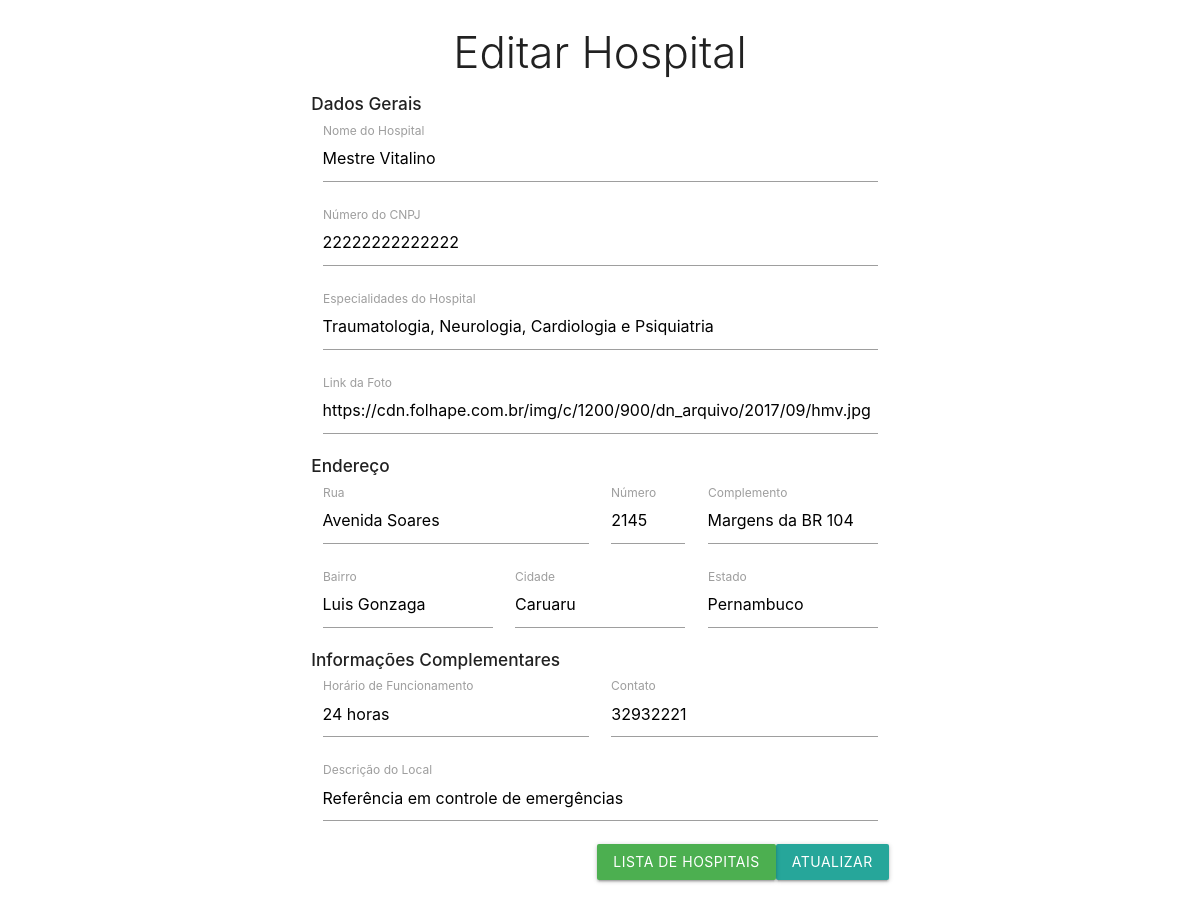
/View/editar-hospital.php?id=1, run on the app's committed database.
### tables this page shows
CREATE TABLE `hospital` (
  `id` int NOT NULL,
  `hospital_cnpj` varchar(14) NOT NULL,
  `hospital_name` varchar(255) NOT NULL,
  `hospital_specialty` varchar(255) NOT NULL,
  `hospital_image` varchar(255) NOT NULL,
  `hospital_address_street` varchar(255) NOT NULL,
  `hospital_address_number` int DEFAULT NULL,
  `hospital_address_complementary` varchar(255) NOT NULL,
  `hospital_address_district` varchar(255) NOT NULL,
  `hospital_address_city` varchar(255) NOT NULL,
  `hospital_address_state` varchar(255) NOT NULL,
  `hospital_description` text NOT NULL,
  `hospital_contact` varchar(11) NOT NULL,
  `hospital_office_hours` varchar(255) NOT NULL
);

### View/editar-hospital.php (the view, shortened to what this page needs)
<html lang="en">
<head>
    <link rel="stylesheet" href="https://cdnjs.cloudflare.com/ajax/libs/materialize/1.0.0/css/materialize.min.css">
</head>
<body>
    <?php
    include_once '../Model/db-connect.php';
    if(isset($_GET['id'])):
        $id = mysqli_escape_string($connect, $_GET['id']);
        $sql = "SELECT * FROM hospital WHERE id = '$id'";
        $resultado = mysqli_query($connect, $sql);
        $dateHospital = mysqli_fetch_array($resultado);
    endif;
    ?>
    <div class="row">
        <div class="col s12 m6 push-m3">
            <h3 class="light center"> Editar Hospital </h3>
            <form action="../Controller/update-hospital.php" method="post">
                <h6 class="light"> <strong> Dados Gerais </strong> </h6>
                <div class="input-field col s12">
                    <input type="text" name="hospital_name" value="<?php echo $dateHospital['hospital_name'];?>" id="hospital_name" required>
                    <label for="hospital_name"> Nome do Hospital </label>
                </div>
                <div class="input-field col s12">
                    <input type="text" name="hospital_cnpj" value="<?php echo $dateHospital['hospital_cnpj'];?>" id="hospital_cnpj" required>
                    <label for="hospital_cnpj"> Número do CNPJ </label>
                </div>
                <div class="input-field col s12">
                    <input type="text" name="hospital_specialty" value="<?php echo $dateHospital['hospital_specialty'];?>" id="hospital_specialty" required>
                    <label for="hospital_specialty"> Especialidades do Hospital </label>
                </div>
                <div class="input-field col s12">
                    <input type="text" name="hospital_image" value="<?php echo $dateHospital['hospital_image'];?>" id="hospital_image" required>
                    <label for="hospital_image"> Link da Foto </label>
                </div>
                <h6 class="light"> <strong> Endereço </strong> </h6>
                <div class="input-field col s6">
                    <input type="text" name="hospital_address_street" value="<?php echo $dateHospital['hospital_address_street'];?>" id="hospital_address_street" required>
                    <label for="hospital_address_street"> Rua </label>
                </div>
                <div class="input-field col s2">
                    <input type="number" name="hospital_address_number" value="<?php echo $dateHospital['hospital_address_number'];?>" id="hospital_address_number">
                    <label for="hospital_address_number"> Número </label>
                </div>
                <div class="input-field col s4">
                    <input type="text" name="hospital_address_complementary" value="<?php echo $dateHospital['hospital_address_complementary'];?>" id="hospital_address_complementary" required>
                    <label for="hospital_address_complementary"> Complemento </label>
                </div>
                <div class="input-field col s4">
                    <input type="text" name="hospital_address_district" value="<?php echo $dateHospital['hospital_address_district'];?>" id="hospital_address_district" required>
                    <label for="hospital_address_district"> Bairro </label>
                </div>
                <div class="input-field col s4">
                    <input type="text" name="hospital_address_city" value="<?php echo $dateHospital['hospital_address_city'];?>" id="hospital_address_city" required>
                    <label for="hospital_address_city"> Cidade </label>
                </div>
                <div class="input-field col s4">
                    <input type="text" name="hospital_address_state" value="<?php echo $dateHospital['hospital_address_state'];?>" id="hospital_address_state" required>
                    <label for="hospital_address_state"> Estado </label>
                </div>
                <h6 class="light"> <strong> Informações Complementares </strong> </h6>
                <div class="input-field col s6">
                    <input type="text" name="hospital_office_hours" value="<?php echo $dateHospital['hospital_office_hours'];?>" id="hospital_office_hours" required>
                    <label for="hospital_office_hours"> Horário de Funcionamento </label>
                </div>
                <div class="input-field col s6">
                    <input type="text" name="hospital_contact" value="<?php echo $dateHospital['hospital_contact'];?>" id="hospital_contact" required>
                    <label for="hospital_contact"> Contato </label>
                </div>
                <div class="input-field col s12">
                    <input type="text" name="hospital_description" value="<?php echo $dateHospital['hospital_description'];?>" id="hospital_description" required>
                    <label for="hospital_description"> Descrição do Local </label>
                </div>
                <button type="submit" name="btn-editar-hospital" class="btn right"> Atualizar </button>
                <a href="./especialidades.php" class="btn green right"> Lista de Hospitais </a>
            </form>
        </div>
    </div>
</body>
</html>

### data on the page
hospital: hospital_name "Mestre Vitalino", hospital_cnpj "22222222222222", hospital_specialty "Traumatologia, Neurologia, Cardiologia e Psiquiatria", hospital_image "https://cdn.folhape.com.br/img/c/1200/900/dn_arquivo/2017/09/hmv.jpg", hospital_address_street "Avenida Soares", hospital_address_number "2145", hospital_address_complementary "Margens da BR 104", hospital_address_district "Luis Gonzaga", hospital_address_city "Caruaru", hospital_address_state "Pernambuco", hospital_office_hours "24 horas", hospital_contact "32932221", hospital_description "Referência em controle de emergências"
